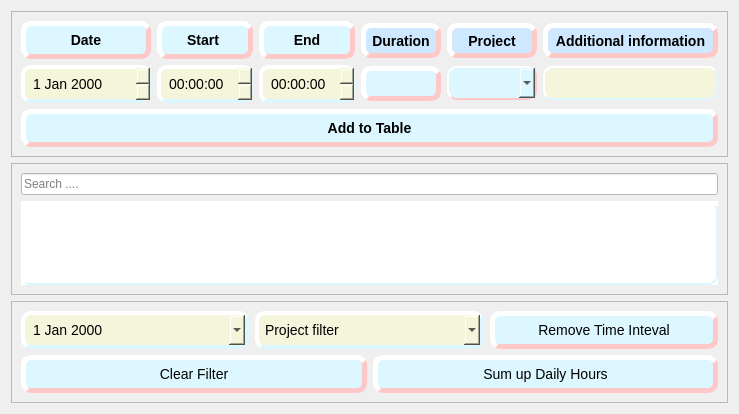
      <widget class="QWidget" name="Daily_Hours">
       <attribute name="title">
        <string>Daily Hours</string>
       </attribute>
       <layout class="QGridLayout" name="gridLayout_11">
        <item row="1" column="0">
         <widget class="QFrame" name="frame_table_daily_hours">
          <property name="frameShape">
           <enum>QFrame::StyledPanel</enum>
          </property>
          <property name="frameShadow">
           <enum>QFrame::Raised</enum>
          </property>
          <layout class="QGridLayout" name="gridLayout_9">
           <item row="1" column="0">
            <widget class="QTableView" name="tableView_DH">
             <property name="autoFillBackground">
              <bool>true</bool>
             </property>
             <property name="styleSheet">
              <string notr="true">QTableView{
background-color:white;    
border-style:outset;

    border-width: 2px;
    border-radius: 10px;
border-color: rgb(220, 247, 255);
    font: 14px;
    min-width: 10em;
    padding: 6px;
}</string>
             </property>
             <property name="sizeAdjustPolicy">
              <enum>QAbstractScrollArea::AdjustToContents</enum>
             </property>
             <property name="alternatingRowColors">
              <bool>true</bool>
             </property>
             <property name="sortingEnabled">
              <bool>true</bool>
             </property>
             <attribute name="horizontalHeaderCascadingSectionResizes">
              <bool>true</bool>
             </attribute>
             <attribute name="horizontalHeaderDefaultSectionSize">
              <number>200</number>
             </attribute>
            </widget>
           </item>
           <item row="0" column="0">
            <widget class="QLineEdit" name="lineEdit_DH_search_table">
             <property name="styleSheet">
              <string notr="true">background-color: rgb(255, 255, 255);</string>
             </property>
             <property name="placeholderText">
              <string>Search ....</string>
             </property>
            </widget>
           </item>
          </layout>
         </widget>
        </item>
        <item row="3" column="0">
         <widget class="QFrame" name="frame_dh_operations">
          <property name="maximumSize">
           <size>
            <width>16777215</width>
            <height>200</height>
           </size>
          </property>
          <property name="frameShape">
           <enum>QFrame::StyledPanel</enum>
          </property>
          <property name="frameShadow">
           <enum>QFrame::Raised</enum>
          </property>
          <layout class="QGridLayout" name="gridLayout_8">
           <item row="1" column="1">
            <widget class="QPushButton" name="pushButton_DH_sum_up">
             <property name="minimumSize">
              <size>
               <width>192</width>
               <height>0</height>
              </size>
             </property>
             <property name="styleSheet">
              <string notr="true">QPushButton{
    background-color: rgb(220, 247, 255);
    border-style: outset;
    border-width: 5px;
    border-radius: 10px;
    border-color: rgb(255, 200, 200);
    font:14px;
    min-width: 10em;
    padding: 6px;
}
QPushButton::hover{
    background-color:rgb(206, 232, 255) ;
	border-style: outset;
    border-width: 2px;
    border-radius: 10px;
    border-color:rgb(255, 144, 144);

    font: bold 14px;
    min-width: 10em;
    padding: 6px;
}</string>
             </property>
             <property name="text">
              <string>Sum up Daily Hours</string>
             </property>
            </widget>
           </item>
           <item row="0" column="0" colspan="2">
            <layout class="QHBoxLayout" name="horizontalLayout">
             <item>
              <widget class="QDateEdit" name="dateEdit_DH_remove_time_interval">
               <property name="styleSheet">
                <string notr="true">QDateEdit{
background-color:beige;    
border-style:outset;
    border-width: 4px;
    border-radius: 10px;
border-color: rgb(220, 247, 255);
    font: 14px;

    padding: 6px;
}</string>
               </property>
               <property name="buttonSymbols">
                <enum>QAbstractSpinBox::UpDownArrows</enum>
               </property>
               <property name="calendarPopup">
                <bool>true</bool>
               </property>
              </widget>
             </item>
             <item>
              <widget class="QComboBox" name="comboBox_DH_remove_time_interval">
               <property name="minimumSize">
                <size>
                 <width>150</width>
                 <height>0</height>
                </size>
               </property>
               <property name="styleSheet">
                <string notr="true">QComboBox{
background-color:beige;    
border-style:outset;

    border-width: 4px;
    border-radius: 10px;
border-color: rgb(220, 247, 255);
    font: 14px;

    padding: 6px;
}
QComboBox::hover{
    background-color: beige ;
	border-style: outset;
    border-width: 2px;
    border-radius: 10px;
    border-color: rgb(255, 200, 200);
    font: bold 14px;
    min-width: 10em;
    padding: 6px;
}</string>
               </property>
               <item>
                <property name="text">
                 <string>Project filter</string>
                </property>
               </item>
              </widget>
             </item>
             <item>
              <widget class="QPushButton" name="pushButton_DH_remove_time_interval">
               <property name="minimumSize">
                <size>
                 <width>192</width>
                 <height>0</height>
                </size>
               </property>
               <property name="styleSheet">
                <string notr="true">QPushButton{
    background-color: rgb(220, 247, 255);
    border-style: outset;
    border-width: 5px;
    border-radius: 10px;
    border-color: rgb(255, 200, 200);
    font: 14px;
    min-width: 10em;
    padding: 6px;
}
QPushButton::hover{
	background-color: rgb(255, 144, 144);
	border-style: outset;
    border-width: 2px;
    border-radius: 10px;
    border-color:rgb(255, 144, 144);

    font: bold 14px;
    min-width: 10em;
    padding: 6px;
}</string>
               </property>
               <property name="text">
                <string>Remove Time Inteval</string>
               </property>
              </widget>
             </item>
            </layout>
           </item>
           <item row="1" column="0">
            <widget class="QPushButton" name="pushButton_DH_clear_filter">
             <property name="minimumSize">
              <size>
               <width>192</width>
               <height>0</height>
              </size>
             </property>
             <property name="styleSheet">
              <string notr="true">QPushButton{
    background-color: rgb(220, 247, 255);
    border-style: outset;
    border-width: 5px;
    border-radius: 10px;
    border-color: rgb(255, 200, 200);
    font:14px;
    min-width: 10em;
    padding: 6px;
}
QPushButton::hover{
    background-color:rgb(206, 232, 255) ;
	border-style: outset;
    border-width: 2px;
    border-radius: 10px;
    border-color:rgb(255, 144, 144);

    font: bold 14px;
    min-width: 10em;
    padding: 6px;
}</string>
             </property>
             <property name="text">
              <string>Clear Filter</string>
             </property>
            </widget>
           </item>
          </layout>
         </widget>
        </item>
        <item row="0" column="0">
         <widget class="QFrame" name="frame_daily_hours_input">
          <property name="maximumSize">
           <size>
            <width>16777215</width>
            <height>200</height>
           </size>
          </property>
          <property name="frameShape">
           <enum>QFrame::StyledPanel</enum>
          </property>
          <property name="frameShadow">
           <enum>QFrame::Raised</enum>
          </property>
          <layout class="QGridLayout" name="gridLayout_10">
           <item row="0" column="0">
            <layout class="QVBoxLayout" name="verticalLayout_DH_input">
             <item>
              <layout class="QHBoxLayout" name="horizontalLayout_DH_input">
               <item>
                <layout class="QVBoxLayout" name="verticalLayout_date">
                 <item>
                  <widget class="QPushButton" name="pushButton_DH_date">
                   <property name="styleSheet">
                    <string notr="true">QPushButton{
    background-color: rgb(220, 247, 255);
    border-style: outset;
    border-width: 5px;
    border-radius: 10px;
    border-color: rgb(255, 200, 200);
    font: bold 14px;
    padding: 6px;
}
QPushButton::hover{
    background-color:rgb(206, 232, 255) ;
	border-style: outset;
    border-width: 2px;
    border-radius: 10px;
    border-color:rgb(255, 144, 144);

    font: bold 14px;
    padding: 6px;
}</string>
                   </property>
                   <property name="text">
                    <string>Date</string>
                   </property>
                  </widget>
                 </item>
                 <item>
                  <widget class="QDateEdit" name="dateEdit_DH">
                   <property name="minimumSize">
                    <size>
                     <width>130</width>
                     <height>0</height>
                    </size>
                   </property>
                   <property name="styleSheet">
                    <string notr="true">QDateEdit{
background-color:beige;    
border-style:outset;
    border-width: 4px;
    border-radius: 10px;
border-color: rgb(220, 247, 255);
    font: 14px;

    padding: 6px;
}


</string>
                   </property>
                   <property name="calendarPopup">
                    <bool>false</bool>
                   </property>
                  </widget>
                 </item>
                </layout>
               </item>
               <item>
                <layout class="QVBoxLayout" name="verticalLayout_start">
                 <item>
                  <widget class="QPushButton" name="pushButton_DH_start">
                   <property name="minimumSize">
                    <size>
                     <width>0</width>
                     <height>0</height>
                    </size>
                   </property>
                   <property name="styleSheet">
                    <string notr="true">QPushButton{
    background-color: rgb(220, 247, 255);
    border-style: outset;
    border-width: 5px;
    border-radius: 10px;
    border-color: rgb(255, 200, 200);
    font: bold 14px;
    padding: 6px;
}
QPushButton::hover{
    background-color:rgb(206, 232, 255) ;
	border-style: outset;
    border-width: 2px;
    border-radius: 10px;
    border-color:rgb(255, 144, 144);

    font: bold 14px;
    padding: 6px;
}</string>
                   </property>
                   <property name="text">
                    <string>Start </string>
                   </property>
                  </widget>
                 </item>
                 <item>
                  <widget class="QTimeEdit" name="timeEdit_DH_start">
                   <property name="styleSheet">
                    <string notr="true">QTimeEdit{
background-color:beige;    
border-style:outset;

    border-width: 4px;
    border-radius: 10px;
border-color: rgb(220, 247, 255);
    font: 14px;

    padding: 6px;
}</string>
                   </property>
                   <property name="calendarPopup">
                    <bool>false</bool>
                   </property>
                  </widget>
                 </item>
                </layout>
               </item>
               <item>
                <layout class="QVBoxLayout" name="verticalLayout_end">
                 <item>
                  <widget class="QPushButton" name="pushButton_DH_end">
                   <property name="minimumSize">
                    <size>
                     <width>0</width>
                     <height>0</height>
                    </size>
                   </property>
                   <property name="styleSheet">
                    <string notr="true">QPushButton{
    background-color: rgb(220, 247, 255);
    border-style: outset;
    border-width: 5px;
    border-radius: 10px;
    border-color: rgb(255, 200, 200);
    font: bold 14px;
    padding: 6px;
}
QPushButton::hover{
    background-color:rgb(206, 232, 255) ;
	border-style: outset;
    border-width: 2px;
    border-radius: 10px;
    border-color:rgb(255, 144, 144);

    font: bold 14px;
    padding: 6px;
}</string>
                   </property>
                   <property name="text">
                    <string>End</string>
                   </property>
                  </widget>
                 </item>
                 <item>
                  <widget class="QTimeEdit" name="timeEdit_DH_end">
                   <property name="styleSheet">
                    <string notr="true">QTimeEdit{
background-color:beige;    
border-style:outset;

    border-width: 4px;
    border-radius: 10px;
border-color: rgb(220, 247, 255);
    font: 14px;

    padding: 6px;
}</string>
                   </property>
                  </widget>
                 </item>
                </layout>
               </item>
               <item>
                <layout class="QVBoxLayout" name="verticalLayout_duration">
                 <item>
                  <widget class="QLabel" name="label_DH_duration">
                   <property name="sizePolicy">
                    <sizepolicy hsizetype="Minimum" vsizetype="Preferred">
                     <horstretch>0</horstretch>
                     <verstretch>0</verstretch>
                    </sizepolicy>
                   </property>
                   <property name="minimumSize">
                    <size>
                     <width>0</width>
                     <height>0</height>
                    </size>
                   </property>
                   <property name="maximumSize">
                    <size>
                     <width>16777215</width>
                     <height>35</height>
                    </size>
                   </property>
                   <property name="styleSheet">
                    <string notr="true">QLabel{
background-color: rgb(206, 232, 255);
    border-style: outset;
    border-width: 5px;
    border-radius: 10px;
   border-color: rgb(255, 200, 200);
    font: bold 14px;
    padding: 6px;
}</string>
                   </property>
                   <property name="text">
                    <string>Duration</string>
                   </property>
                   <property name="scaledContents">
                    <bool>false</bool>
                   </property>
                   <property name="alignment">
                    <set>Qt::AlignCenter</set>
                   </property>
                   <property name="wordWrap">
                    <bool>false</bool>
                   </property>
                  </widget>
                 </item>
                 <item>
                  <widget class="QLabel" name="label_DH_duration_time">
                   <property name="sizePolicy">
                    <sizepolicy hsizetype="Minimum" vsizetype="Preferred">
                     <horstretch>0</horstretch>
                     <verstretch>0</verstretch>
                    </sizepolicy>
                   </property>
                   <property name="minimumSize">
                    <size>
                     <width>0</width>
                     <height>0</height>
                    </size>
                   </property>
                   <property name="maximumSize">
                    <size>
                     <width>16777215</width>
                     <height>35</height>
                    </size>
                   </property>
                   <property name="styleSheet">
                    <string notr="true">QLabel{
    background-color: rgb(220, 247, 255);
    border-style: outset;
    border-width: 5px;
    border-radius: 10px;
   border-color: rgb(255, 200, 200);
    font: bold 14px;
    padding: 6px;
}</string>
                   </property>
                   <property name="text">
                    <string/>
                   </property>
                   <property name="scaledContents">
                    <bool>false</bool>
                   </property>
                   <property name="alignment">
                    <set>Qt::AlignCenter</set>
                   </property>
                   <property name="wordWrap">
                    <bool>false</bool>
                   </property>
                  </widget>
                 </item>
                </layout>
               </item>
               <item>
                <layout class="QVBoxLayout" name="verticalLayout_project_daily">
                 <item>
                  <widget class="QLabel" name="label_DH_project">
                   <property name="sizePolicy">
                    <sizepolicy hsizetype="Minimum" vsizetype="Preferred">
                     <horstretch>0</horstretch>
                     <verstretch>0</verstretch>
                    </sizepolicy>
                   </property>
                   <property name="minimumSize">
                    <size>
                     <width>0</width>
                     <height>0</height>
                    </size>
                   </property>
                   <property name="maximumSize">
                    <size>
                     <width>16777215</width>
                     <height>35</height>
                    </size>
                   </property>
                   <property name="styleSheet">
                    <string notr="true">QLabel{
background-color: rgb(206, 232, 255);
    border-style: outset;
    border-width: 5px;
    border-radius: 10px;
   border-color: rgb(255, 200, 200);
    font: bold 14px;
    padding: 6px;
}</string>
                   </property>
                   <property name="text">
                    <string>Project</string>
                   </property>
                   <property name="scaledContents">
                    <bool>false</bool>
                   </property>
                   <property name="alignment">
                    <set>Qt::AlignCenter</set>
                   </property>
                   <property name="wordWrap">
                    <bool>false</bool>
                   </property>
                  </widget>
                 </item>
                 <item>
                  <widget class="QComboBox" name="comboBox_DH_project_add">
                   <property name="sizePolicy">
                    <sizepolicy hsizetype="Minimum" vsizetype="Fixed">
                     <horstretch>0</horstretch>
                     <verstretch>0</verstretch>
                    </sizepolicy>
                   </property>
                   <property name="minimumSize">
                    <size>
                     <width>0</width>
                     <height>0</height>
                    </size>
                   </property>
                   <property name="styleSheet">
                    <string notr="true">QComboBox{
    background-color: rgb(220, 247, 255);
    border-style: outset;
    border-width: 2px;
    border-radius: 10px;
    border-color: rgb(255, 200, 200);
    font: bold 14px;
    padding: 6px;
}
QComboBox::hover{
    background-color:rgb(206, 232, 255) ;
	border-style: outset;
    border-width: 2px;
    border-radius: 10px;
    border-color: rgb(255, 200, 200);
    font: bold 14px;
    padding: 6px;
}</string>
                   </property>
                  </widget>
                 </item>
                </layout>
               </item>
               <item>
                <layout class="QVBoxLayout" name="verticalLayout_add_info_daily">
                 <item>
                  <widget class="QLabel" name="label_DH_add_info">
                   <property name="sizePolicy">
                    <sizepolicy hsizetype="Minimum" vsizetype="Preferred">
                     <horstretch>0</horstretch>
                     <verstretch>0</verstretch>
                    </sizepolicy>
                   </property>
                   <property name="minimumSize">
                    <size>
                     <width>175</width>
                     <height>0</height>
                    </size>
                   </property>
                   <property name="maximumSize">
                    <size>
                     <width>16777215</width>
                     <height>35</height>
                    </size>
                   </property>
                   <property name="styleSheet">
                    <string notr="true">QLabel{
background-color: rgb(206, 232, 255);
    border-style: outset;
    border-width: 5px;
    border-radius: 10px;
   border-color: rgb(255, 200, 200);
    font: bold 14px;
    padding: 6px;
}</string>
                   </property>
                   <property name="text">
                    <string>Additional information</string>
                   </property>
                   <property name="scaledContents">
                    <bool>false</bool>
                   </property>
                   <property name="alignment">
                    <set>Qt::AlignCenter</set>
                   </property>
                   <property name="wordWrap">
                    <bool>false</bool>
                   </property>
                  </widget>
                 </item>
                 <item>
                  <widget class="QLineEdit" name="lineEdit_DH_add_info">
                   <property name="sizePolicy">
                    <sizepolicy hsizetype="Minimum" vsizetype="Fixed">
                     <horstretch>0</horstretch>
                     <verstretch>0</verstretch>
                    </sizepolicy>
                   </property>
                   <property name="minimumSize">
                    <size>
                     <width>0</width>
                     <height>0</height>
                    </size>
                   </property>
                   <property name="styleSheet">
                    <string notr="true">QLineEdit{
background-color:beige;    
border-style:outset;

    border-width: 2px;
    border-radius: 10px;
border-color: rgb(220, 247, 255);
    font: bold 14px;
    padding: 6px;
}</string>
                   </property>
                  </widget>
                 </item>
                </layout>
               </item>
              </layout>
             </item>
             <item>
              <widget class="QPushButton" name="pushButton_DH_add_to_table">
               <property name="minimumSize">
                <size>
                 <width>192</width>
                 <height>0</height>
                </size>
               </property>
               <property name="styleSheet">
                <string notr="true">QPushButton{
    background-color: rgb(220, 247, 255);
    border-style: outset;
    border-width: 5px;
    border-radius: 10px;
    border-color: rgb(255, 200, 200);
    font: bold 14px;
    min-width: 10em;
    padding: 6px;
}
QPushButton::hover{
    background-color:rgb(206, 232, 255) ;
	border-style: outset;
    border-width: 2px;
    border-radius: 10px;
    border-color:rgb(255, 144, 144);

    font: bold 14px;
    min-width: 10em;
    padding: 6px;
}</string>
               </property>
               <property name="text">
                <string>Add to Table</string>
               </property>
              </widget>
             </item>
            </layout>
           </item>
          </layout>
         </widget>
        </item>
       </layout>
      </widget>
